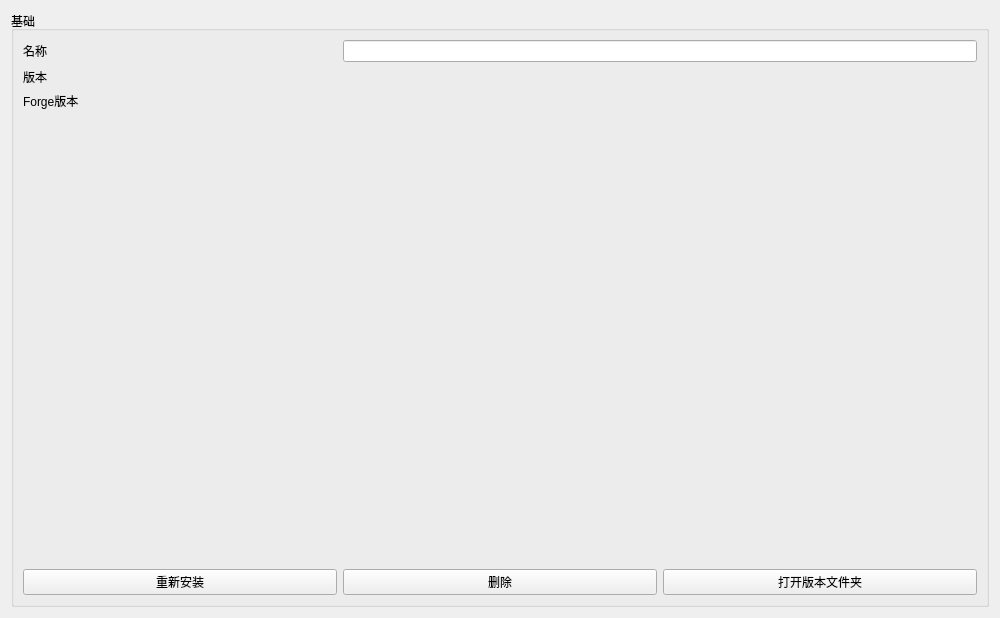
<?xml version="1.0" encoding="UTF-8"?>
<ui version="4.0">
 <class>VersionManager</class>
 <widget class="QWidget" name="VersionManager">
  <property name="geometry">
   <rect>
    <x>0</x>
    <y>0</y>
    <width>1000</width>
    <height>618</height>
   </rect>
  </property>
  <property name="windowTitle">
   <string>版本管理</string>
  </property>
  <layout class="QGridLayout" name="gridLayout">
   <item row="0" column="0">
    <widget class="QGroupBox" name="groupBox">
     <property name="title">
      <string>基础</string>
     </property>
     <layout class="QGridLayout" name="gridLayout_2">
      <item row="2" column="1" colspan="2">
       <widget class="QLabel" name="l_forgeversion">
        <property name="text">
         <string/>
        </property>
       </widget>
      </item>
      <item row="4" column="1">
       <widget class="QPushButton" name="pb_del">
        <property name="text">
         <string>删除</string>
        </property>
       </widget>
      </item>
      <item row="2" column="0">
       <widget class="QLabel" name="label_3">
        <property name="text">
         <string>Forge版本</string>
        </property>
       </widget>
      </item>
      <item row="0" column="0">
       <widget class="QLabel" name="label">
        <property name="text">
         <string>名称</string>
        </property>
       </widget>
      </item>
      <item row="1" column="1" colspan="2">
       <widget class="QLabel" name="l_version">
        <property name="text">
         <string/>
        </property>
       </widget>
      </item>
      <item row="1" column="0">
       <widget class="QLabel" name="label_2">
        <property name="text">
         <string>版本</string>
        </property>
       </widget>
      </item>
      <item row="4" column="0">
       <widget class="QPushButton" name="pb_reinstall">
        <property name="text">
         <string>重新安装</string>
        </property>
       </widget>
      </item>
      <item row="0" column="1" colspan="2">
       <widget class="QLineEdit" name="le_name"/>
      </item>
      <item row="3" column="1">
       <spacer name="verticalSpacer">
        <property name="orientation">
         <enum>Qt::Vertical</enum>
        </property>
        <property name="sizeHint" stdset="0">
         <size>
          <width>20</width>
          <height>40</height>
         </size>
        </property>
       </spacer>
      </item>
      <item row="4" column="2">
       <widget class="QPushButton" name="pb_openfoder">
        <property name="text">
         <string>打开版本文件夹</string>
        </property>
       </widget>
      </item>
     </layout>
    </widget>
   </item>
  </layout>
 </widget>
 <resources/>
 <connections/>
</ui>
